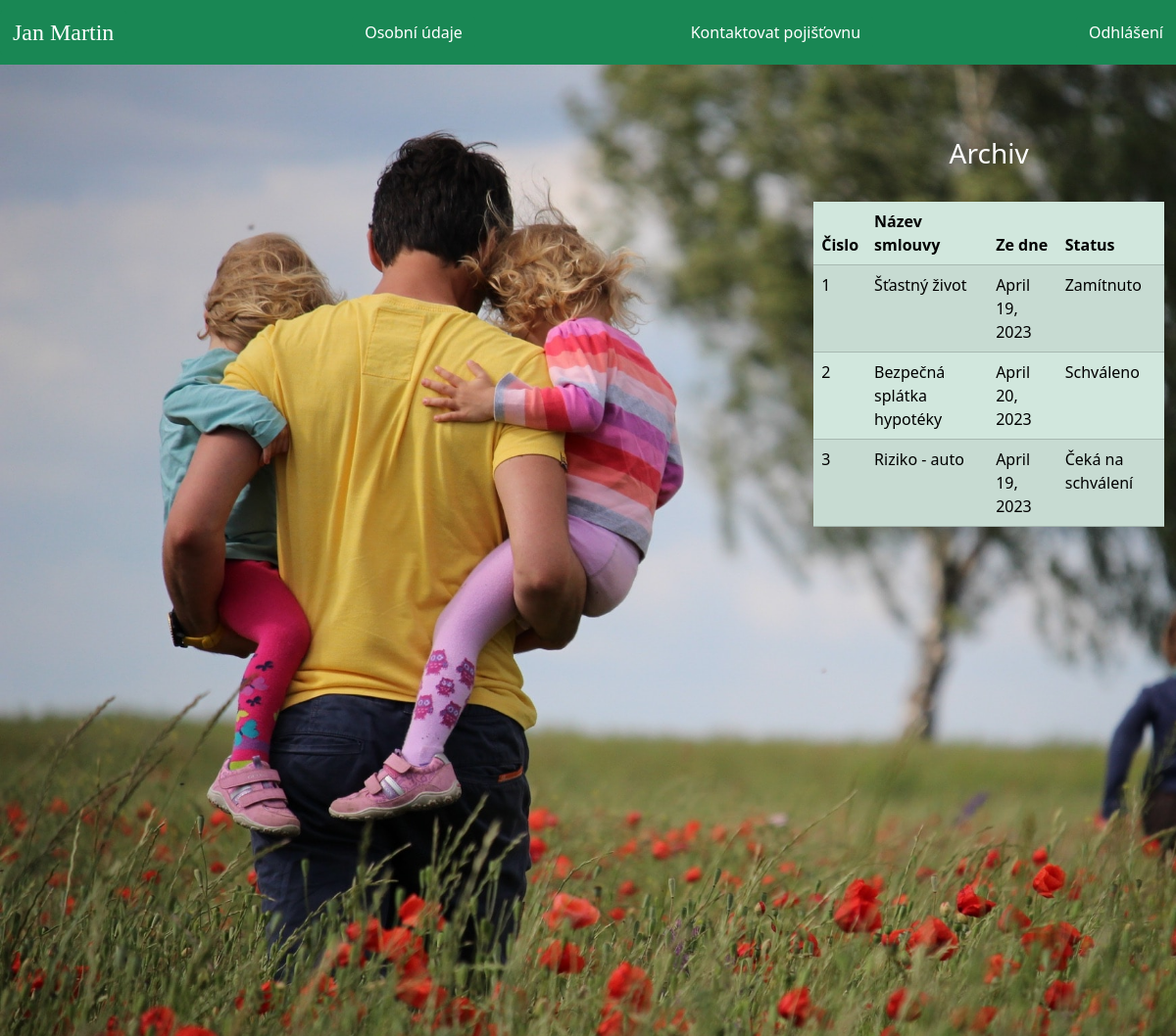
Screenshot of /pojistenec/archiv (signed in) with the database file from the repository.
### pojisteni/models.py (models this page shows, shortened)
class PolicyRecord(models.Model):
    customer = models.ForeignKey(Customer, on_delete=models.CASCADE)
    Policy = models.ForeignKey(Policy, on_delete=models.CASCADE)
    status = models.CharField(max_length=100, default='Čeká na schválení')
    creation_date = models.DateField(auto_now=True)

class Policy(models.Model):
    category = models.ForeignKey('Category', on_delete=models.CASCADE)
    policy_name = models.CharField(max_length=200)
    sum_assurance = models.PositiveIntegerField()
    premium = models.PositiveIntegerField()
    tenure = models.PositiveIntegerField()
    creation_date = models.DateField(auto_now=True)
    def __str__(self):
        return self.policy_name

### pojistenec/views.py (the view)
# urls.py: path('archiv', views.archiv_view, name='archiv'),
def archiv_view(request):
    customer = models.Customer.objects.get(user_id=request.user.id)
    policies = MODELY.PolicyRecord.objects.all().filter(customer=customer)
    return render(request, 'pojistenec/archiv.html', {'policies': policies, 'pojistenec': customer})

### templates/pojistenec/archiv.html (shortened to what this page needs)
{% extends 'pojistenec/pojistenecbase.html' %}
{% block content %}
{%load static%}
{% load django_bootstrap5 %}
<head>
  {% bootstrap_css %}
</head>
<div class="container" style="margin:0px; margin-top: 20px; margin-right: 0px; margin-left: 0px;">
  <div class="panel panel-primary">
    <div class="panel-heading">
      <h3 class="panel-title">Archiv</h3><br>
    </div>
    <table class="table table-success table-striped">
      <thead>
        <tr>
        <th>Čislo</th>
          <th>Název smlouvy</th>
          <th> Ze dne</th>
          <th> Status</th>
        </tr>
      </thead>
      {% for t in policies %}
      <tr>
        <td> {{ forloop.counter }}</td>
        <td> {{t.Policy}}</td>
        <td>{{t.creation_date}}</td>
        <td>{{t.status}}</td>
      </tr>
      {% endfor %}
    </table>
  </div>
</div>
<br><br><br><br><br><br><br><br><br><br><br><br><br><br><br><br><br><br>
{% endblock content %}

### templates/pojistenec/pojistenecbase.html (shortened to what this page needs)
<!DOCTYPE html>
{% load static %}
{% load django_bootstrap5 %}
<html lang="cs-cz" dir="ltr">
<head>
  {% bootstrap_css %}
</head>
<body>
<section id="section-jumbotron" style="margin-left: 0px;" class="jumbotron jumbotron-fluid d-flex justify-content-left align-items-center xyz">
<header>
  <div class="bs-example">
    <nav class="navbar navbar-expand-md  navbar-dark bg-success fixed-top">
    <a class="btn btn-success btn-xs" href="pojistenec-profil"><font face = "Gill" size =" 5"> {{request.user.first_name}} {{request.user.last_name}}</font><br></a>
      <div class="collapse navbar-collapse justify-content-between" id="navbarCollapse">
        <div class="navbar-nav">
          <p style= "padding-left: 15px;" class="nav-item nav-link active"></p>
</div>
<div>
          <a class="btn btn-success btn-xs" href="aktualizace-udaju">Osobní údaje</a>
        </div>
        <div>
          <a class="btn btn-success btn-xs" href="poslat-dotaz">Kontaktovat pojišťovnu</a>
        </div>
          <div class="navbar-nav">
            <a class="btn btn-success btn-xs" href="/logout">Odhlášení</a>
          </div>
    </div>
  </nav>
</div>
  </header>
  <div class="content">
    <br><br><br><br><br>
    {% block content %}
    {% endblock content %}
    <br><br><br>
  </div>
</section>
</body>
</html>

### templates/pojistenec/archiv.html (style rules this page uses)
h3 { text-align: center; color: white; }

### rows the page displays
PolicyRecord: Policy "Šťastný život", creation_date "April 19, 2023", status "Zamítnuto"
PolicyRecord: Policy "Bezpečná splátka hypotéky", creation_date "April 20, 2023", status "Schváleno"
PolicyRecord: Policy "Riziko - auto", creation_date "April 19, 2023", status "Čeká na schválení"

### other values shown
{{ request.user.first_name }} "Jan"
{{ request.user.last_name }} "Martin"
